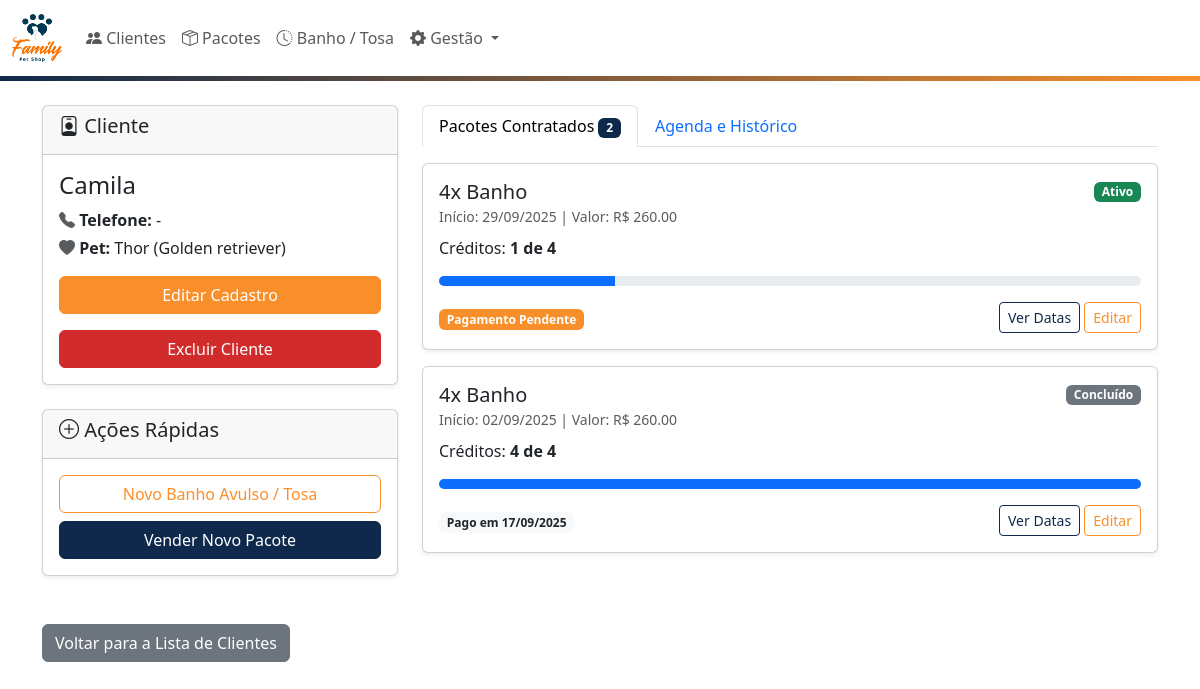
The page /cliente/3 on the database its author committed.
### app.py (models this page shows, shortened)
class Cliente(db.Model):
    id = db.Column(db.Integer, primary_key=True)
    nome_tutor = db.Column(db.String(100), nullable=False)
    telefone = db.Column(db.String(20), nullable=False)
    nome_pet = db.Column(db.String(100), nullable=False)
    raca_pet = db.Column(db.String(50))

class Pacote(db.Model):
    id = db.Column(db.Integer, primary_key=True)
    nome_servico = db.Column(db.String(100), nullable=False)
    creditos_totais = db.Column(db.Integer, nullable=False)
    creditos_usados = db.Column(db.Integer, default=0)
    status = db.Column(db.String(50), default='Ativo')
    preco_pacote = db.Column(db.Float, nullable=False)
    status_pagamento = db.Column(db.String(50), default='Pendente')
    data_pagamento = db.Column(db.Date, nullable=True)
    metodo_pagamento = db.Column(db.String(50), nullable=True)
    dia_semana_fixo = db.Column(db.Integer, nullable=True)
    tipo_agendamento = db.Column(db.String(20), nullable=True)
    cliente_id = db.Column(db.Integer, db.ForeignKey('cliente.id'), nullable=False)
    cliente = db.relationship('Cliente', backref=db.backref('pacotes', lazy=True))
    atendimentos = db.relationship('Atendimento', backref='pacote', lazy='dynamic')

### app.py (the view)
@app.route('/cliente/<int:cliente_id>')
def detalhe_cliente(cliente_id):
    cliente = Cliente.query.get_or_404(cliente_id)
    query = request.args.get('q', '')
    data_inicio_str = request.args.get('data_inicio', '')
    data_fim_str = request.args.get('data_fim', '')
    atendimentos_query_base = Atendimento.query.filter_by(cliente_id=cliente_id)
    if query:
        search_term = f"%{query}%"
        atendimentos_query_base = atendimentos_query_base.filter(Atendimento.nome_servico.like(search_term))
    if data_inicio_str and data_fim_str:
        data_inicio = datetime.strptime(data_inicio_str, '%Y-%m-%d').date()
        data_fim = datetime.strptime(data_fim_str, '%Y-%m-%d').date()
        atendimentos_query_base = atendimentos_query_base.filter(Atendimento.data.between(data_inicio, data_fim))
    atendimentos_agendados = atendimentos_query_base.filter_by(status_presenca='Agendado').order_by(Atendimento.data.asc()).all()
    atendimentos_realizados = atendimentos_query_base.filter_by(status_presenca='Presente').order_by(Atendimento.data.desc()).all()
    atendimentos_faltas = atendimentos_query_base.filter_by(status_presenca='Faltou').order_by(Atendimento.data.desc()).all()
    pacotes_cliente = Pacote.query.filter_by(cliente_id=cliente_id).order_by(Pacote.id.desc()).all()
    for pacote in pacotes_cliente:
        primeiro_atendimento = Atendimento.query.filter_by(pacote_id=pacote.id).order_by(Atendimento.data.asc()).first()
        pacote.data_inicio = primeiro_atendimento.data if primeiro_atendimento else None
    return render_template('detalhe_cliente.html',
                           cliente=cliente,
                           atendimentos_agendados=atendimentos_agendados,
                           atendimentos_realizados=atendimentos_realizados,
                           atendimentos_faltas=atendimentos_faltas,
                           pacotes=pacotes_cliente,
                           query=query,
                           data_inicio=data_inicio_str,
                           data_fim=data_fim_str,
                           Atendimento=Atendimento)

### app.py (called while the page is built)
def format_currency(value):
    if value is None:
        return "0,00"
    return locale.format_string("%.2f", value, grouping=True)

### templates/detalhe_cliente.html (shortened to what this page needs)
{% extends 'base.html' %}
{% block content %}
<div class="row">
  <div class="col-lg-4">
    <div class="card mb-4 shadow-sm">
      <div class="card-header">
        <h5><i class="bi bi-person-badge"></i> Cliente</h5>
      </div>
      <div class="card-body">
        <h4 class="card-title">{{ cliente.nome_tutor }}</h4>
        <p class="card-text mb-1"><strong><i class="bi bi-telephone-fill text-muted"></i> Telefone:</strong> {{ cliente.telefone }}</p>
        <p class="card-text"><strong><i class="bi bi-heart-fill text-muted"></i> Pet:</strong> {{ cliente.nome_pet }} ({{ cliente.raca_pet }})</p>
            <div class="d-grid gap-2">
                <a href="{{ url_for('editar_cliente', cliente_id=cliente.id) }}" class="btn btn-orange-custom">Editar Cadastro</a>
                <form action="{{ url_for('excluir_cliente', cliente_id=cliente.id) }}" method="POST" onsubmit="return confirm('Tem certeza que deseja excluir {{ cliente.nome_tutor }} e seu pet {{ cliente.nome_pet }}? Esta ação não pode ser desfeita.');">
                    <button type="submit" class="btn btn-red-custom w-100 mt-2">Excluir Cliente</button>
                </form>
            </div>
      </div>
    </div>
    <div class="card mb-4 shadow-sm">
      <div class="card-header">
        <h5><i class="bi bi-plus-circle"></i> Ações Rápidas</h5>
      </div>
      <div class="card-body d-grid gap-2">
        <a href="{{ url_for('novo_atendimento') }}" class="btn btn-outline-orange-custom">Novo Banho Avulso / Tosa</a>
        <a href="{{ url_for('novo_pacote') }}" class="btn btn-primary-custom">Vender Novo Pacote</a>
      </div>
    </div>
  </div>
  <div class="col-lg-8">
    <ul class="nav nav-tabs" id="mainDetailTab" role="tablist">
        <li class="nav-item" role="presentation">
            <button class="nav-link active" id="pacotes-tab" data-bs-toggle="tab" data-bs-target="#pacotes-tab-pane" type="button" role="tab">
                Pacotes Contratados <span class="badge btn-primary-custom">{{ pacotes|length }}</span>
            </button>
        </li>
        <li class="nav-item" role="presentation">
            <button class="nav-link" id="agenda-tab" data-bs-toggle="tab" data-bs-target="#agenda-tab-pane" type="button" role="tab">
                Agenda e Histórico
            </button>
        </li>
    </ul>
    <div class="tab-content pt-3">
        <div class="tab-pane fade show active" id="pacotes-tab-pane" role="tabpanel">
            {% for pacote in pacotes %}
                {% include 'includes/card_pacote_cliente.html' %}
            {% else %}
                <div class="alert alert-light">Nenhum pacote contratado para este cliente.</div>
            {% endfor %}
        </div>
    </div>
  </div>
</div>
<a href="{{ url_for('listar_clientes') }}" class="btn btn-secondary mt-4">Voltar para a Lista de Clientes</a>
{% endblock %}

### templates/includes/card_pacote_cliente.html (shortened to what this page needs)
<div class="card mb-3 shadow-sm">
  <div class="card-body">
    <div class="d-flex justify-content-between align-items-center">
      <h5 class="card-title mb-0">{{ pacote.creditos_totais }}x {{ pacote.nome_servico }}</h5>
      {% if pacote.status == 'Ativo' %}
          <span class="badge bg-success">{{ pacote.status }}</span>
      {% else %}
          <span class="badge bg-secondary">{{ pacote.status }}</span>
      {% endif %}
    </div>
    <small class="text-muted">
      {% if pacote.data_inicio %} Início: {{ pacote.data_inicio.strftime('%d/%m/%Y') }} | {% endif %}
      Valor: R$ {{ "%.2f"|format(pacote.preco_pacote) }}
    </small>
    <p class="card-text mt-2">
      Créditos: <strong>{{ pacote.creditos_usados }} de {{ pacote.creditos_totais }}</strong>
    </p>
    <div class="progress" style="height: 10px;">
      <div class="progress-bar" role="progressbar" style="width: {{ (pacote.creditos_usados / pacote.creditos_totais) * 100 }}%;"></div>
    </div>
    <div class="mt-3 d-flex justify-content-between align-items-center">
      <div>
        {% if pacote.status_pagamento == 'Pendente' %}
            <span class="badge btn-orange-custom">Pagamento Pendente</span>
        {% elif pacote.data_pagamento %}
            <span class="badge bg-light text-dark">Pago em {{pacote.data_pagamento.strftime('%d/%m/%Y')}}</span>
        {% else %}
             <span class="badge bg-success">Pago</span>
        {% endif %}
      </div>
      <div>
        <button type="button" class="btn btn-outline-primary-custom btn-sm" data-bs-toggle="modal" data-bs-target="#pacoteModal-{{ pacote.id }}">
          Ver Datas
        </button>
        <button type="button" class="btn btn-outline-orange-custom btn-sm" data-bs-toggle="modal" data-bs-target="#modalEditarPacote-{{ pacote.id }}">
          Editar
        </button>
      </div>
    </div>
  </div>
</div>

### static/style.css (style rules this page uses)
:root { --brand-blue: #0E294B; --brand-orange: #F98F2B; --brand-red: #D22B2B; --brand-green: #2B7A09; }
.btn-primary-custom { background-color: var(--brand-blue); border-color: var(--brand-blue); color: #fff; }
.btn-outline-primary-custom { color: var(--brand-blue); border-color: var(--brand-blue); }
.btn-orange-custom { background-color: var(--brand-orange); border-color: var(--brand-orange); color: #fff; }
.btn-outline-orange-custom { color: var(--brand-orange); border-color: var(--brand-orange); }
.btn-red-custom { background-color: var(--brand-red); border-color: var(--brand-red); color: #fff; }

### rows shown on the page
Cliente: nome_tutor "Camila", telefone "-", nome_pet "Thor", raca_pet "Golden retriever"
Pacote: creditos_totais "4", nome_servico "Banho", status "Ativo", data_inicio "29/09/2025", preco_pacote "260.00", creditos_usados "1", status_pagamento "Pagamento Pendente"
Pacote: creditos_totais "4", nome_servico "Banho", status "Concluído", data_inicio "02/09/2025", preco_pacote "260.00", creditos_usados "4", data_pagamento "17/09/2025"

### other values the page prints
{{ pacotes|length }} "2"
